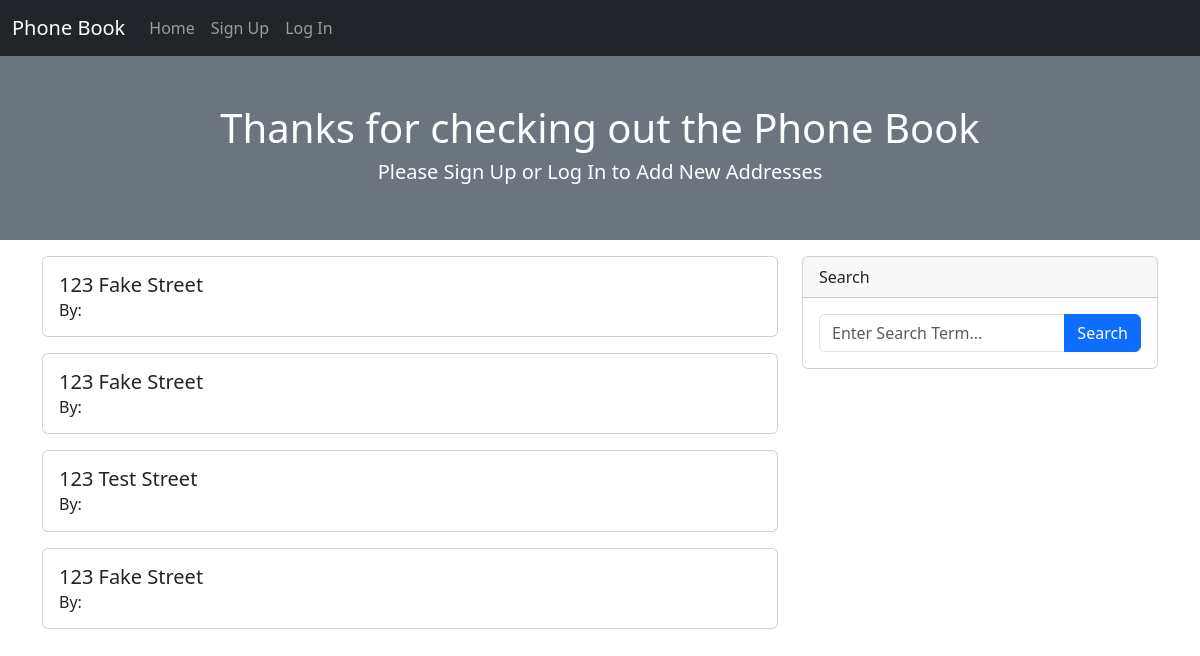
Before: / with the older database file.
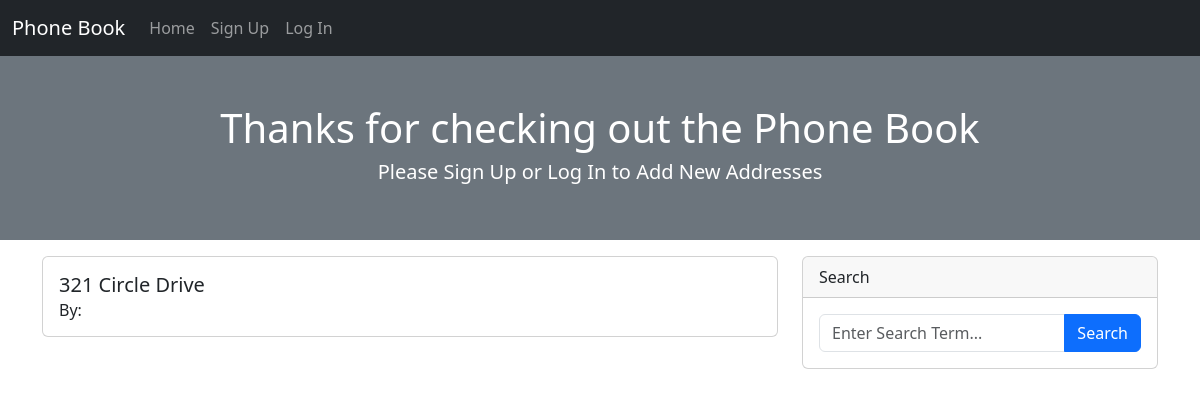
After: the same page with the newer database file.
### app/models.py (models this page shows, shortened)
class Address(db.Model):
    id = db.Column(db.Integer, primary_key=True)
    first_name = db.Column(db.String(50), nullable=False)
    last_name = db.Column(db.String(50), nullable=False)
    phone_number = db.Column(db.String(25), nullable=False)
    address = db.Column(db.String(75), nullable=False)
    user_id = db.Column(db.Integer, db.ForeignKey('user.id')) # SQL - FOREIGN KEY(user_id) REFERENCES user(id)

### app/routes.py (the view)
@app.route('/', methods=["GET", "POST"])
def index():
    addresses = Address.query.all()
    form = SearchForm()
    if form.validate_on_submit():
        search_term = form.search_term.data
        addresses = db.session.execute(db.select(Address).where((Address.address.ilike(f"%{search_term}%")) | (Address.phone_number.ilike(f"%{search_term}%")))).scalars().all()
    return render_template('index.html', addresses=addresses, form=form)

### app/forms.py
class SearchForm(FlaskForm):
    search_term = StringField("Search Term")
    submit = SubmitField("Search")

### app/templates/index.html (shortened to what this page needs)
{% extends 'base.html' %}
{% block header %}
    <h1>Thanks for checking out the Phone Book</h1>
    {% if current_user.is_authenticated %}
        <h5>Nice to see you again, {{ current_user.username }}!</h5>
    {% else %}
        <h5>Please Sign Up or Log In to Add New Addresses</h5>
    {% endif %}
{% endblock %}
{% block content %}
    <div class="row">
        <div class="col-12 col-lg-8 order-1 order-lg-0">
            {% for address in addresses %}
                <div class="card mt-3">
                    <div class="row g-0">
                        <div class="col-md-8">
                            <div class="card-body">
                                <h5 class="card-title">{{ address.address }}</h5>
                                <h6 class="card-subtitle">By: {{ address.author.username }}</h6>
                            </div>
                        </div>
                    </div>
                </div>
            {% endfor %}
        </div>
        <div class="col-12 col-lg-4 order-0 order-lg-1">
            <div class="position-sticky top-0">
                <div class="card mt-3">
                    <div class="card-header">Search</div>
                    <div class="card-body">
                        <form action="" method="post">
                            <div class="input-group">
                                {{ form.search_term(class="form-control", placeholder="Enter Search Term...") }}
                                {{ form.submit(class="btn btn-primary") }}
                            </div>
                        </form>
                    </div>
                </div>
            </div>
        </div>
    </div>
{% endblock %}

### app/templates/base.html (shortened to what this page needs)
<!DOCTYPE html>
<html lang="en">
<head>
    <link rel="stylesheet" href="https://cdn.jsdelivr.net/npm/bootstrap@5.3.0-alpha1/dist/css/bootstrap.min.css">
</head>
<body>
    {% include 'nav.html' %}
    <div class="row bg-secondary py-5">
        <div class="col text-center text-white">
            {% block header %}{% endblock %}
        </div>
    </div>
    <div class="container">
        {% block content %}
        {% endblock %}
    </div>
</body>
</html>

### app/templates/nav.html (shortened to what this page needs)
<nav class="navbar navbar-expand-lg bg-dark" data-bs-theme="dark">
    <div class="container-fluid">
        <a class="navbar-brand" href="/">Phone Book</a>
        <div class="collapse navbar-collapse" id="collapseLinks">
        <div class="navbar-nav">
            <a class="nav-link" href="/">Home</a>
            {% if current_user.is_authenticated %}
                <a class="nav-link" href="/address">Add Address</a>
                <a class="nav-link" href="/logout">Log Out</a>
            {% else %}
                <a class="nav-link" href="/signup">Sign Up</a>
                <a class="nav-link" href="/login">Log In</a>
            {% endif %}
        </div>
        </div>
    </div>
</nav>

Changed rows visible on the page:
removed Address: address "123 Fake Street"
removed Address: address "123 Test Street"
removed Address: address "123 Fake Street"
changed Address: address "123 Fake Street" → "321 Circle Drive"
